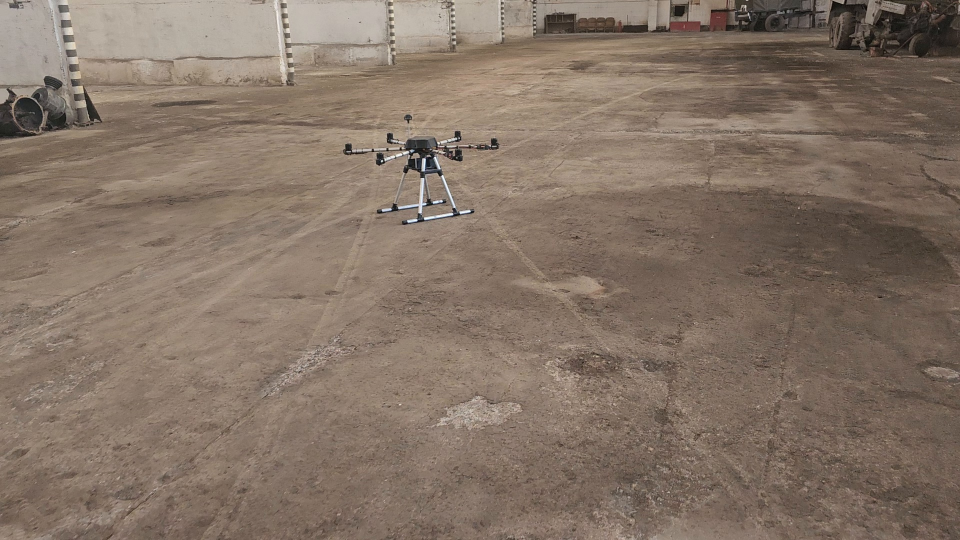
#> input picture dataset/fpv/images/from_video/frame_000001.jpg, 1920 x 1080 px (shown at 1/2 size); its folder holds only this picture in this run
$ python -i capture.py   (imports and definitions only)
#> lines starting #> are read from the running program, lines starting #| are printed output that depends on the picture
#> further down, picture is the input picture: shape (1080, 1920, 3); mean B, G, R 101.9, 115.3, 132.1
"""Параллельный USB-захват и покадровое распознавание с диагностическими журналами."""

from __future__ import annotations

import argparse
from collections import deque
from dataclasses import dataclass
from datetime import datetime
import json
import math
from pathlib import Path
import sys
import threading
import time
from typing import Any, Callable

import cv2

from detector import Detection, OnnxRuntimeDetector, OpenCVDnnDetector


PROGRAM_DIR = Path(__file__).resolve().parent
PROJECT_DIR = PROGRAM_DIR.parent
LOG_DIR = PROJECT_DIR / "tmp" / "video_cap_buf"


def now_text() -> str:
    """Возвращает местное время с часовым поясом для журнала."""
    return datetime.now().astimezone().isoformat(timespec="milliseconds")


@dataclass(frozen=True)
class Frame:
    """Хранит исходное изображение и временные отметки одного кадра."""

    number: int
    image: Any
    captured_at: str
    read_started_ns: int
    captured_ns: int

    # [4 lines left out: function read_ms, not called in this run]


@dataclass(frozen=True)
class DisplayResult:
    """Хранит сигнал присутствия и рамки для того же исходного кадра."""

    number: int
    captured_ns: int
    recognized_ns: int
    inference_ms: float
    presence_candidates: tuple[Detection, ...]
    detections: tuple[Detection, ...]


class FrameBuffer:
    """Хранит кадры FIFO до завершения распознавания каждого кадра."""

    # [113 lines left out: functions __init__, append, wait_for, take_latest_after, is_finished, get and 5 more, not called in this run]


class LatestFrameBuffer:
    """Хранит только самый свежий кадр для независимого плавного показа."""

    # [45 lines left out: functions __init__, publish, wait_after, latest, finish, clear, not called in this run]


class DelayedFrameBuffer:
    """Ограниченный буфер показа, удерживающий кадры заданное время."""

    # [89 lines left out: functions __init__, publish, wait_after, latest, stats, finish and 1 more, not called in this run]


class DisplayBuffer:
    """Хранит компактные результаты распознавания по номеру исходного кадра."""

    # [76 lines left out: functions __init__, estimate_bytes, append, get, remove, snapshot and 4 more, not called in this run]


class JsonlLog:
    """Потокобезопасно записывает события одного потока в JSONL-файл."""

    # [30 lines left out: functions __init__, write, close, fourcc_text, not called in this run]


def frame_signal_stats(image: Any) -> dict[str, float | int]:
    """Оценивает яркость редкой сетки пикселей без сохранения видеокадра."""
    height, width = image.shape[:2]
#> height = 1080; width = 1920
    sample = cv2.resize(
        image,
        (min(64, width), min(48, height)),
        interpolation=cv2.INTER_AREA,
    )
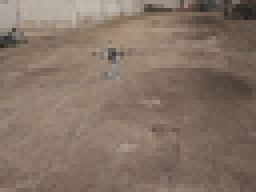
#> sample: shape (48, 64, 3) (shown 4 times larger); mean B, G, R 101.9, 115.3, 132.1
    gray = cv2.cvtColor(sample, cv2.COLOR_BGR2GRAY)
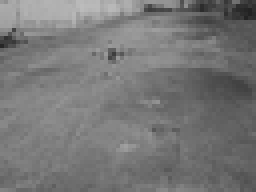
#> gray: shape (48, 64) (shown 4 times larger); min 34, max 188, mean 118.9
    minimum, maximum, _, _ = cv2.minMaxLoc(gray)
#> minimum = 34; maximum = 188
    dark_pixels = cv2.countNonZero(cv2.inRange(gray, 0, 8))
#> dark_pixels = 0
    return {
        "sample_mean_gray": round(cv2.mean(gray)[0], 2),
        "sample_min_gray": int(minimum),
        "sample_max_gray": int(maximum),
        "sample_near_black_percent": round(dark_pixels * 100 / gray.size, 2),
    }


# [86 lines left out: functions validate_settings, load_settings, resolve_model_path, not called in this run]


class PipelineSession:
    """Связывает захват и распознавание с ограниченным буфером показа."""

    # [660 lines left out: functions __init__, start, request_stop, join, _capture, _next_frame_for_recognition and 6 more, not called in this run]


# [2 lines not run here, left out]

>>> import cv2
>>> picture = cv2.imread('../dataset/fpv/images/from_video/frame_000001.jpg')
>>> result = frame_signal_stats(picture)
#> result = {'sample_mean_gray': 118.8, 'sample_min_gray': 34, 'sample_max_gray': 188, 'sample_near_black_percent': 0}

$ run again, on dataset/fpv/images/from_video/frame_000002.jpg
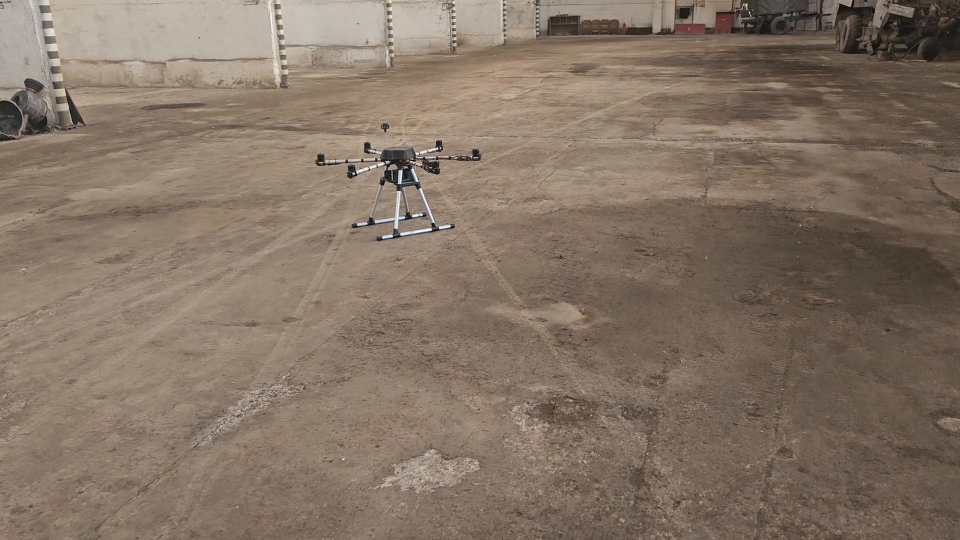
#> input picture dataset/fpv/images/from_video/frame_000002.jpg, 1920 x 1080 px (shown at 1/2 size)
#> picture is the input picture: shape (1080, 1920, 3); mean B, G, R 101.2, 115.6, 132.3
#> in frame_signal_stats, `sample = cv2.resize( image, (min(64, width), min(48, height)), interpo..`:
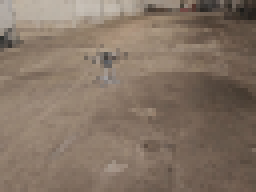
#> sample: shape (48, 64, 3) (shown 4 times larger); mean B, G, R 101.2, 115.6, 132.3
#> in frame_signal_stats, `gray = cv2.cvtColor(sample, cv2.COLOR_BGR2GRAY)`:
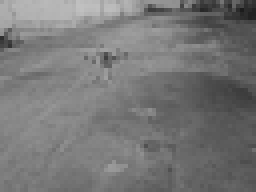
#> gray: shape (48, 64) (shown 4 times larger); min 28, max 192, mean 119
#> minimum = 28; maximum = 192
#> dark_pixels = 0
#> result = {'sample_mean_gray': 119, 'sample_min_gray': 28, 'sample_max_gray': 192, 'sample_near_black_percent': 0}
